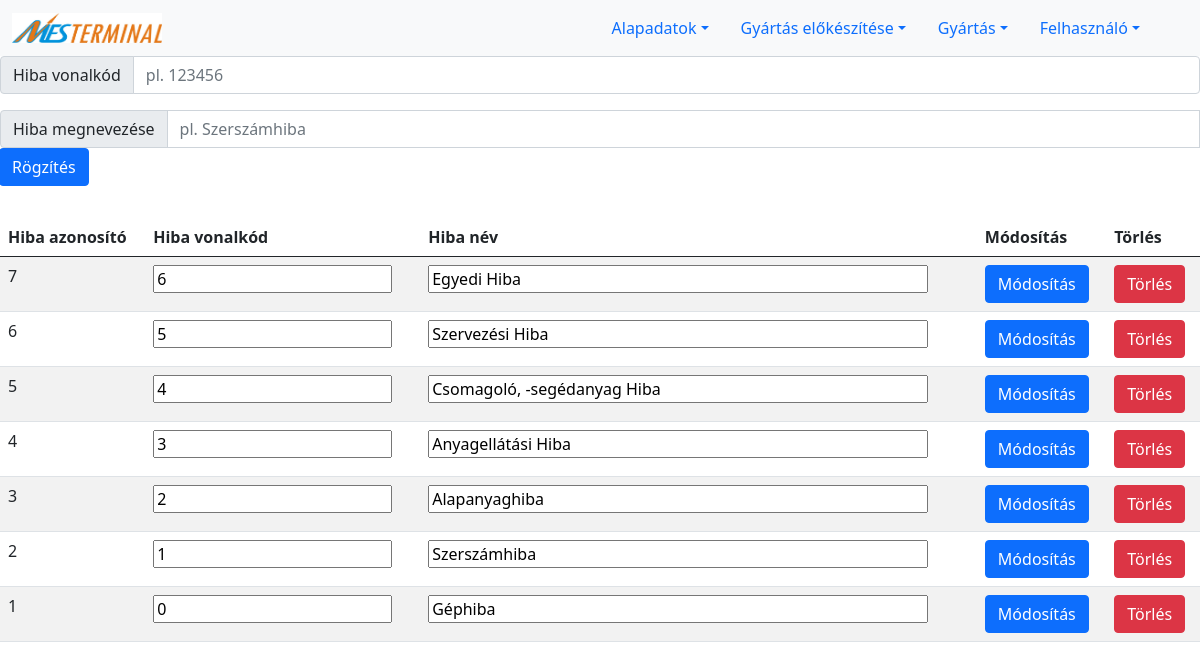
The page /error.php on the database as committed earlier.
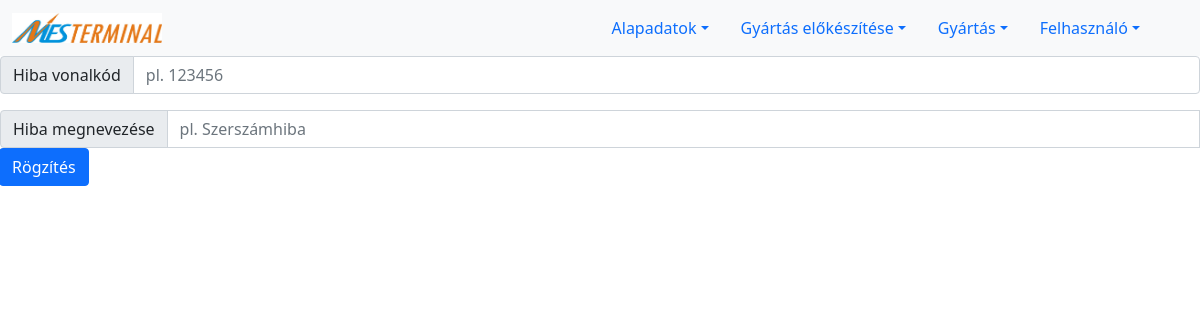
The same page on the database as committed later.
### tables this page shows
CREATE TABLE `error` (
  `ID` int(11) NOT NULL,
  `barcode` int(11) DEFAULT NULL,
  `name` varchar(200) DEFAULT NULL
);

### lists/listErrors.php (the view, shortened to what this page needs)
<?php
include "connection.php";
$sql="SELECT * from `error` order by ID DESC";
$reultErrors = $conn -> query($sql);
if ($reultErrors->num_rows > 0) {
    print '
    <div style="overflow: hidden">
    <table class="table table-striped">
        <thead>
        <tr>
            <th scope="col">Hiba azonosító</th>
            <th scope="col">Hiba vonalkód</th>
            <th scope="col">Hiba név</th>
            <th scope="col">Módosítás</th>
            <th scope="col">Törlés</th>
        </tr>
        </thead>
        <tbody>
        ';
    while($row = $reultErrors->fetch_assoc()) {
        print '
            <tr>
            <form action="feldolgozok/modifyError.php" method="POST">
            <td>'.$row["ID"].'</td>
            <td><input type="text" name="error_barcode" value="'.$row["barcode"].'"></td>
            <td><input style="width:500px" type="text" name="error_name" value="'.$row["name"].'"></td>
            <td><Button type="submit" name="errorId" value="'.$row["ID"].'" class="btn btn-primary">Módosítás</button>
            </form>
            <form action="feldolgozok/deleteError.php" method="POST">
            <td><Button type="submit" name="errorId" value="'.$row["ID"].'" class="btn btn-danger">Törlés</button>
            </form>
            </tr>';
    }
    print '
        </tbody>
        </table>
        </div>';
}
?>

### error.php (shortened to what this page needs)
<?php
if(!isset($_SESSION['aid'])){
    $adminId='';
}
else{
    $adminId=$_SESSION['aid'];
}
if($adminId != 0){
print '
<form action="feldolgozok/newError.php" method="POST">
<div class="input-group mb-3">
  <span class="input-group-text" id="basic-addon1">Hiba vonalkód</span>
  <input type="text" name="error_barcode" class="form-control" placeholder="pl. 123456" >
  </div>
<div class="input-group mb-3">
  <span class="input-group-text" id="basic-addon1">Hiba megnevezése</span>
  <input type="text" name="error_name" class="form-control" placeholder="pl. Szerszámhiba" required>
<div class="input-group mb-3">
  <input type="submit" value="Rögzítés" class="btn btn-primary">
  </div>
</div>
</form>
';
include_once("lists/listErrors.php");
}
?>

Rows that differ between the two databases and show on the page:
removed error: ID "7", error_barcode "6", error_name "Egyedi Hiba"
removed error: ID "6", error_barcode "5", error_name "Szervezési Hiba"
removed error: ID "5", error_barcode "4", error_name "Csomagoló, -segédanyag Hiba"
removed error: ID "4", error_barcode "3", error_name "Anyagellátási Hiba"
removed error: ID "3", error_barcode "2", error_name "Alapanyaghiba"
removed error: ID "2", error_barcode "1", error_name "Szerszámhiba"
removed error: ID "1", error_barcode "0", error_name "Géphiba"
Other text that changed with them:
text no longer shown: "Hiba azonosító Hiba vonalkód Hiba név Módosítás Törlés"
